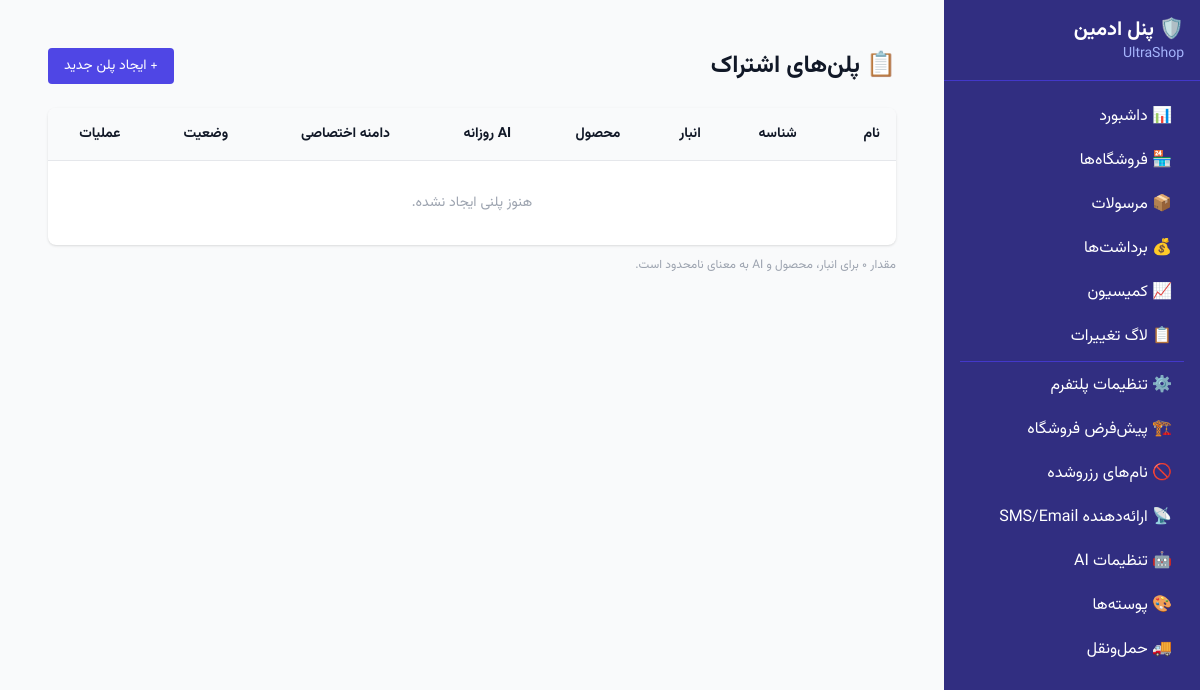
Page /platform/plans/ (signed in) on the earlier database version.
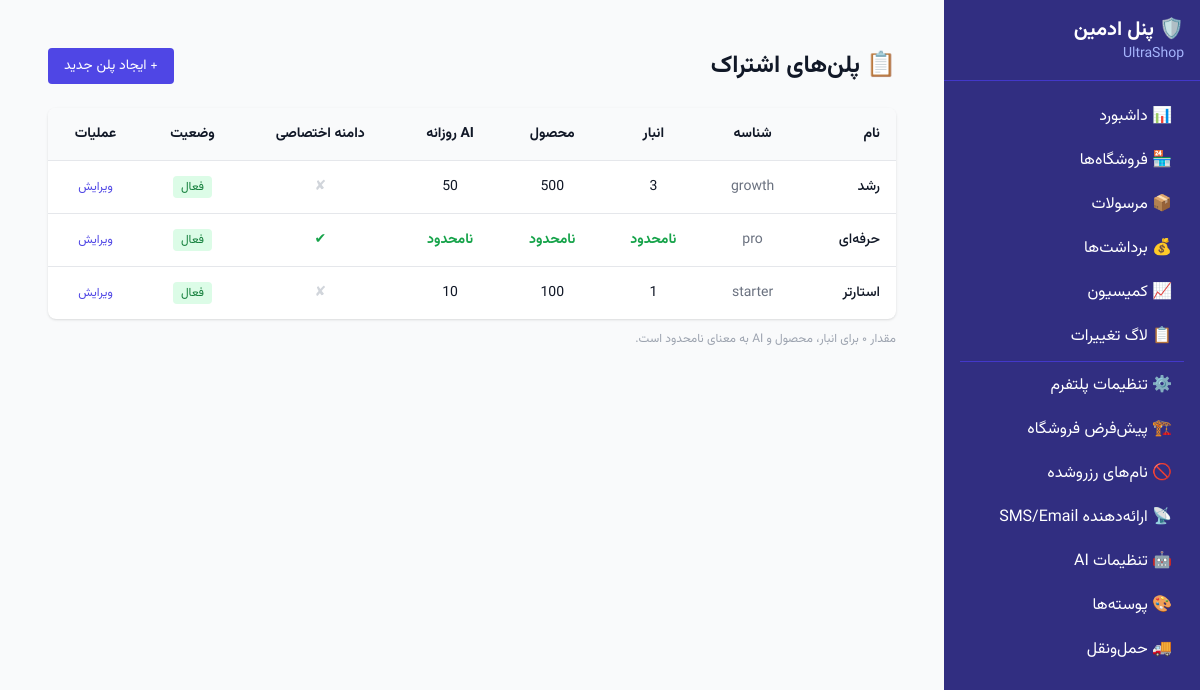
Same page on the later database version.
### core/models.py (models this page shows, shortened)
class PlatformSettings(models.Model):
    name = models.CharField(max_length=200, default="UltraShop")
    support_email = models.EmailField(default="support@ultra-shop.com")
    terms_url = models.URLField(blank=True, default="")
    privacy_url = models.URLField(blank=True, default="")
    logo = models.ImageField(upload_to="platform/", blank=True, null=True)
    favicon = models.ImageField(upload_to="platform/", blank=True, null=True)
    default_timezone = models.CharField(max_length=50, default="Asia/Tehran")
    default_currency = models.CharField(max_length=10, default="IRR")
    default_guest_checkout = models.BooleanField(default=True)
    reserved_usernames = models.JSONField(
        default=list,
        blank=True,
        help_text="JSON array of reserved subdomain names",
    )
    sms_provider = models.CharField(max_length=50, blank=True, default="")
    sms_api_key_encrypted = models.TextField(blank=True, default="")
    sms_sender = models.CharField(max_length=30, blank=True, default="")
    email_host = models.CharField(max_length=200, blank=True, default="")
    email_port = models.PositiveIntegerField(default=587)
    email_username = models.CharField(max_length=200, blank=True, default="")
    email_password_encrypted = models.TextField(blank=True, default="")
    email_use_tls = models.BooleanField(default=True)
    email_from = models.EmailField(blank=True, default="")
    shipping_enabled = models.BooleanField(default=True)
    openai_api_key_encrypted = models.TextField(blank=True, default="")
    anthropic_api_key_encrypted = models.TextField(blank=True, default="")
    vision_model = models.CharField(max_length=80, default="gpt-4o")
    text_model = models.CharField(max_length=80, default="gpt-4o-mini")
    image_gen_model = models.CharField(max_length=80, default="flux")
    ai_enabled = models.BooleanField(default=False)
    rate_limit_per_store_daily = models.PositiveIntegerField(default=50)
    class Meta:
        db_table = "platform_settings"
        verbose_name_plural = "Platform Settings"
    @classmethod
    def load(cls):
        obj, _ = cls.objects.get_or_create(pk=1)
        return obj

class StorePlan(models.Model):
    name = models.CharField(max_length=100)
    slug = models.SlugField(unique=True)
    max_warehouses = models.PositiveIntegerField(default=1)
    max_products = models.PositiveIntegerField(default=100)
    max_ai_requests_daily = models.PositiveIntegerField(default=10)
    allow_custom_domain = models.BooleanField(default=False)
    is_active = models.BooleanField(default=True)
    created_at = models.DateTimeField(auto_now_add=True)
    class Meta:
        db_table = "store_plans"

### platform_admin/views.py (the view)
# urls.py: path("plans/", views.PlanListView.as_view(), name="plan-list"),
class PlanListView(PlatformAdminMixin, ListView):
    template_name = "platform_admin/plan_list.html"
    context_object_name = "plans"
    def get_queryset(self):
        from core.models import StorePlan
        return StorePlan.objects.all().order_by("slug")

### core/context_processors.py (called while the page is built)
def platform_settings(request):
    try:
        ps = PlatformSettings.load()
    except Exception:
        ps = None
    return {"platform_settings": ps}

### platform_admin/views.py (called while the page is built)
    def test_func(self):
        return self.request.user.groups.filter(name="PlatformAdmin").exists() or self.request.user.is_superuser

### templates/platform_admin/plan_list.html (shortened to what this page needs)
{% extends "platform_admin/base.html" %}
{% block content %}
<div class="p-6">
    <div class="flex items-center justify-between mb-6">
        <h1 class="text-2xl font-bold">📋 پلن‌های اشتراک</h1>
        <a href="{% url 'platform_admin:plan-create' %}"
           class="bg-indigo-600 text-white px-4 py-2 rounded hover:bg-indigo-700 text-sm">
            + ایجاد پلن جدید
        </a>
    </div>
    <div class="bg-white rounded-lg shadow overflow-hidden">
        <table class="w-full text-sm">
            <thead class="bg-gray-50 border-b">
                <tr>
                    <th class="p-4 text-right font-semibold">نام</th>
                    <th class="p-4 text-center font-semibold">شناسه</th>
                    <th class="p-4 text-center font-semibold">انبار</th>
                    <th class="p-4 text-center font-semibold">محصول</th>
                    <th class="p-4 text-center font-semibold">AI روزانه</th>
                    <th class="p-4 text-center font-semibold">دامنه اختصاصی</th>
                    <th class="p-4 text-center font-semibold">وضعیت</th>
                    <th class="p-4 text-center font-semibold">عملیات</th>
                </tr>
            </thead>
            <tbody>
                {% for plan in plans %}
                <tr class="border-b last:border-0 hover:bg-gray-50">
                    <td class="p-4 font-medium">{{ plan.name }}</td>
                    <td class="p-4 text-center text-gray-500 ltr">{{ plan.slug }}</td>
                    <td class="p-4 text-center">
                        {% if plan.max_warehouses == 0 %}
                        <span class="text-green-600 font-bold">نامحدود</span>
                        {% else %}
                        {{ plan.max_warehouses }}
                        {% endif %}
                    </td>
                    <td class="p-4 text-center">
                        {% if plan.max_products == 0 %}
                        <span class="text-green-600 font-bold">نامحدود</span>
                        {% else %}
                        {{ plan.max_products }}
                        {% endif %}
                    </td>
                    <td class="p-4 text-center">
                        {% if plan.max_ai_requests_daily == 0 %}
                        <span class="text-green-600 font-bold">نامحدود</span>
                        {% else %}
                        {{ plan.max_ai_requests_daily }}
                        {% endif %}
                    </td>
                    <td class="p-4 text-center">
                        {% if plan.allow_custom_domain %}
                        <span class="text-green-600">✔</span>
                        {% else %}
                        <span class="text-gray-300">✘</span>
                        {% endif %}
                    </td>
                    <td class="p-4 text-center">
                        {% if plan.is_active %}
                        <span class="bg-green-100 text-green-700 px-2 py-0.5 rounded text-xs">فعال</span>
                        {% else %}
                        <span class="bg-gray-100 text-gray-500 px-2 py-0.5 rounded text-xs">غیرفعال</span>
                        {% endif %}
                    </td>
                    <td class="p-4 text-center">
                        <a href="{% url 'platform_admin:plan-edit' plan.pk %}"
                           class="text-indigo-600 hover:underline text-xs">ویرایش</a>
                    </td>
                </tr>
                {% empty %}
                <tr>
                    <td colspan="8" class="p-8 text-center text-gray-400">هنوز پلنی ایجاد نشده.</td>
                </tr>
                {% endfor %}
            </tbody>
        </table>
    </div>
    <p class="text-xs text-gray-400 mt-3">مقدار ۰ برای انبار، محصول و AI به معنای نامحدود است.</p>
</div>
{% endblock %}

### templates/platform_admin/base.html (shortened to what this page needs)
{% extends "base.html" %}
{% block body %}
<div class="flex min-h-screen">
    <aside class="w-64 bg-indigo-900 text-white flex-shrink-0">
        <div class="p-4 border-b border-indigo-700">
            <h1 class="text-xl font-bold">🛡️ پنل ادمین</h1>
            <p class="text-indigo-300 text-sm">{{ platform_settings.name|default:"UltraShop" }}</p>
        </div>
        <nav class="p-4 space-y-1">
            <a href="{% url 'platform_admin:dashboard' %}" class="block px-3 py-2 rounded hover:bg-indigo-800">📊 داشبورد</a>
            <a href="{% url 'platform_admin:store-list' %}" class="block px-3 py-2 rounded hover:bg-indigo-800">🏪 فروشگاه‌ها</a>
            <a href="{% url 'platform_admin:shipment-list' %}" class="block px-3 py-2 rounded hover:bg-indigo-800">📦 مرسولات</a>
            <a href="{% url 'platform_admin:payout-list' %}" class="block px-3 py-2 rounded hover:bg-indigo-800">💰 برداشت‌ها</a>
            <a href="{% url 'platform_admin:commission-report' %}" class="block px-3 py-2 rounded hover:bg-indigo-800">📈 کمیسیون</a>
            <a href="{% url 'platform_admin:audit-log' %}" class="block px-3 py-2 rounded hover:bg-indigo-800">📋 لاگ تغییرات</a>
            <hr class="border-indigo-700 my-2">
            <a href="{% url 'platform_admin:settings' %}" class="block px-3 py-2 rounded hover:bg-indigo-800">⚙️ تنظیمات پلتفرم</a>
            <a href="{% url 'platform_admin:default-settings' %}" class="block px-3 py-2 rounded hover:bg-indigo-800">🏗️ پیش‌فرض‌ فروشگاه</a>
            <a href="{% url 'platform_admin:reserved-usernames' %}" class="block px-3 py-2 rounded hover:bg-indigo-800">🚫 نام‌های رزروشده</a>
            <a href="{% url 'platform_admin:provider-config' %}" class="block px-3 py-2 rounded hover:bg-indigo-800">📡 ارائه‌دهنده SMS/Email</a>
            <a href="{% url 'platform_admin:ai-settings' %}" class="block px-3 py-2 rounded hover:bg-indigo-800">🤖 تنظیمات AI</a>
            <a href="{% url 'platform_admin:theme-preset-list' %}" class="block px-3 py-2 rounded hover:bg-indigo-800">🎨 پوسته‌ها</a>
            <a href="{% url 'platform_admin:carrier-list' %}" class="block px-3 py-2 rounded hover:bg-indigo-800">🚚 حمل‌ونقل</a>
        </nav>
    </aside>
    <main class="flex-1 p-6">
        {% block content %}{% endblock %}
    </main>
</div>
{% endblock %}

### templates/base.html (shortened to what this page needs)
{% load static %}<!DOCTYPE html>
<html lang="fa" dir="rtl">
<head>
    <link rel="stylesheet" href="{% static 'css/vazirmatn.css' %}">
    <script src="{% static 'js/tailwind.js' %}"></script>
</head>
<body class="bg-gray-50 text-gray-900 min-h-screen">
    {% block body %}{% endblock %}
</body>
</html>

### templates/base.html (style rules this page uses)
body { font-family: 'Vazirmatn', Tahoma, sans-serif; }
[dir="rtl"] { direction: rtl; text-align: right; }

Differences in the rows shown:
added StorePlan: name "رشد", slug "growth", max_warehouses "3", max_products "500", max_ai_requests_daily "50", is_active "فعال"
added StorePlan: name "حرفه‌ای", slug "pro", max_warehouses "نامحدود", max_products "نامحدود", max_ai_requests_daily "نامحدود", is_active "فعال"
added StorePlan: name "استارتر", slug "starter", max_warehouses "1", max_products "100", max_ai_requests_daily "10", is_active "فعال"
Other differences:
text no longer shown: "هنوز پلنی ایجاد نشده."
